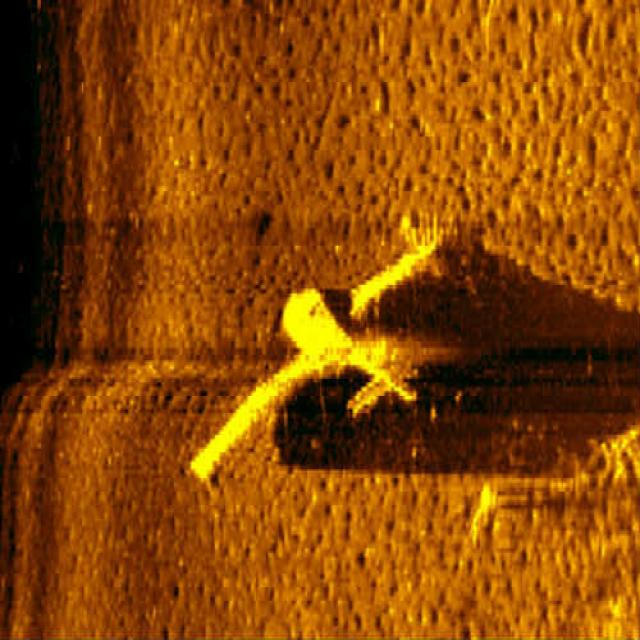
#> input picture sonar_app/samples/test_01_000002.jpg, 640 x 640 px; its folder holds only this picture in this run
$ python -i dataset.py   (imports and definitions only)
#> lines starting #> are read from the running program, lines starting #| are printed output that depends on the picture
#> further down, picture is the input picture: shape (640, 640, 3); mean B, G, R 5.1, 70.6, 137
"""
Side-scan sonar dataset + preprocessing.

Reads the Roboflow "sonar_detect" export (YOLO txt labels; boxes or polygons) in ../dtst2
and builds CenterNet targets. The same `preprocess_sonar` is used at train and inference
time so the model sees identical inputs:
  colour palette -> single-channel intensity (device/palette independent)
  -> median filter (speckle) -> CLAHE (gain / TVG normalisation) -> resize.
"""
import glob
import math
import os
import random

import cv2
import numpy as np
import torch
from torch.utils.data import Dataset

IMG_SIZE = 320
STRIDE = 8


def preprocess_sonar(img_bgr, size=IMG_SIZE):
    """Return (normalised float32 HxW in [0,1], uint8 enhanced image at original resolution)."""
#> called with size = 320
    if img_bgr.ndim == 3:
        gray = cv2.cvtColor(img_bgr, cv2.COLOR_BGR2GRAY)
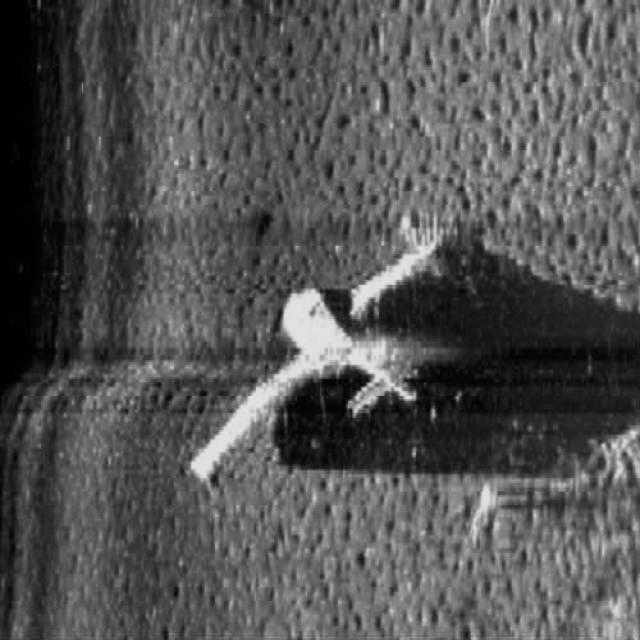
#> gray: shape (640, 640); min 0, max 232, mean 83
    else:
        gray = img_bgr
    den = cv2.medianBlur(gray, 3)
    clahe = cv2.createCLAHE(clipLimit=2.0, tileGridSize=(8, 8))
    enh = clahe.apply(den)
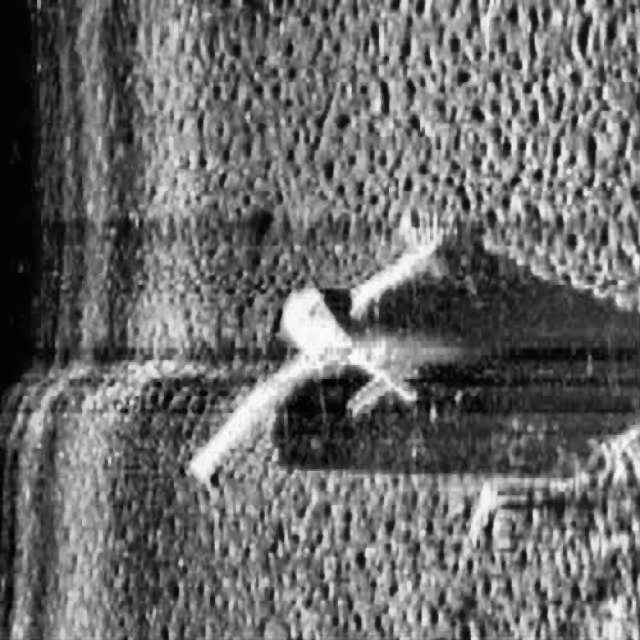
#> enh: shape (640, 640); min 1, max 253, mean 105.9
    small = cv2.resize(enh, (size, size), interpolation=cv2.INTER_AREA)
    return small.astype(np.float32) / 255.0, enh


# [39 lines left out: functions read_labels, gaussian_radius, draw_gaussian, not called in this run]


class SonarDetectionDataset(Dataset):
    # [5 lines left out: function __init__, not called in this run]

    def __len__(self):
        return len(self.images)

    def label_path(self, img_path):
        return os.path.join(self.root, self.split, "labels", os.path.splitext(os.path.basename(img_path))[0] + ".txt")

    # [70 lines left out: functions load, _augment, __getitem__, not called in this run]

>>> import cv2
>>> picture = cv2.imread('samples/test_01_000002.jpg')
>>> result = preprocess_sonar(picture)

$ run again, on sonar_app/samples/test_02_000021.jpg
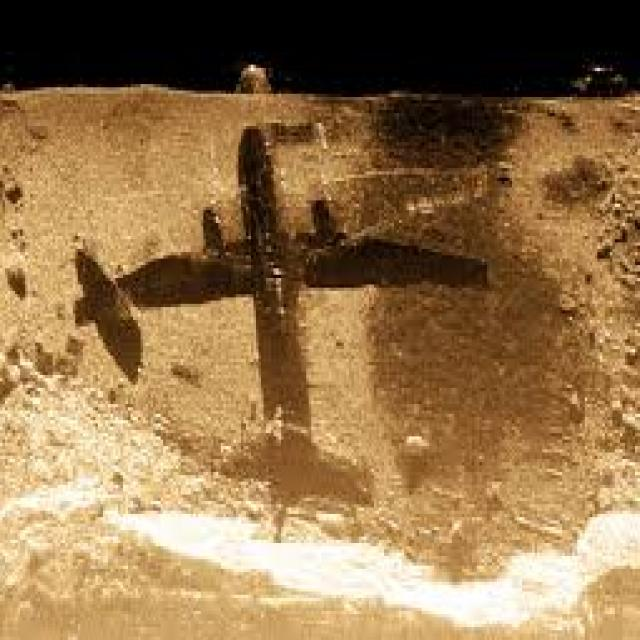
#> input picture sonar_app/samples/test_02_000021.jpg, 640 x 640 px
#> picture is the input picture: shape (640, 640, 3); mean B, G, R 75.7, 115.7, 147.1
#> in preprocess_sonar, `gray = cv2.cvtColor(img_bgr, cv2.COLOR_BGR2GRAY)`:
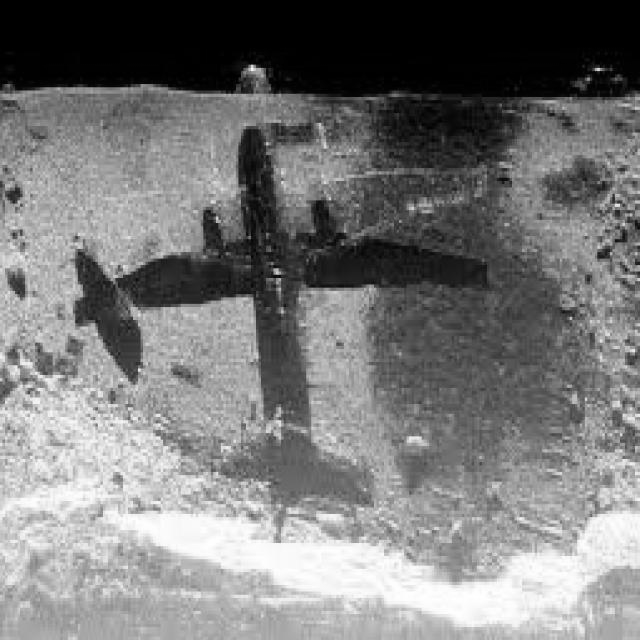
#> gray: shape (640, 640); min 0, max 255, mean 120.6
#> in preprocess_sonar, `enh = clahe.apply(den)`:
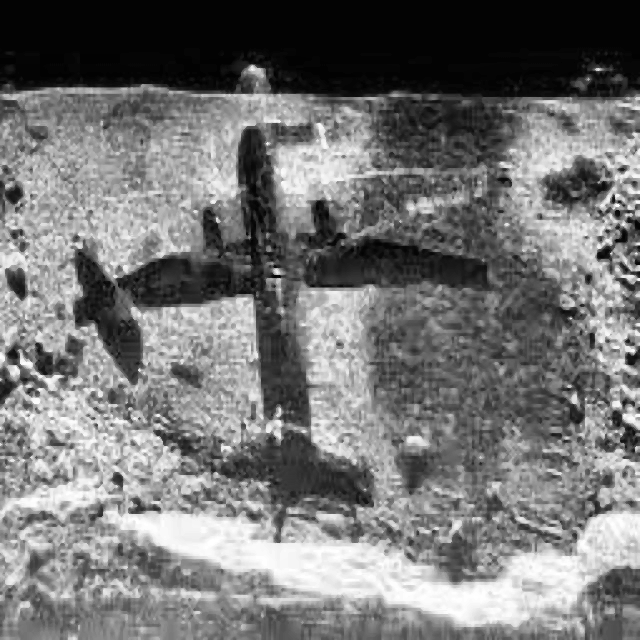
#> enh: shape (640, 640); min 1, max 255, mean 116.9

$ run again, on sonar_app/samples/test_03_000022.jpg
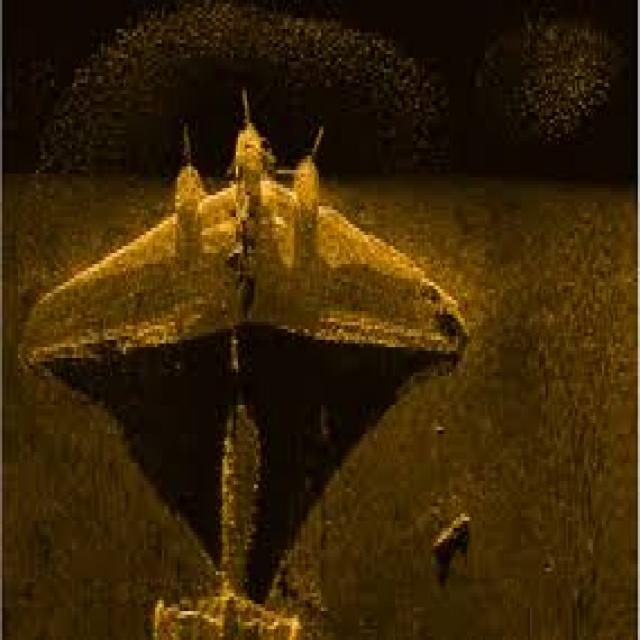
#> input picture sonar_app/samples/test_03_000022.jpg, 640 x 640 px
#> picture is the input picture: shape (640, 640, 3); mean B, G, R 6.6, 37.2, 57.7
#> in preprocess_sonar, `gray = cv2.cvtColor(img_bgr, cv2.COLOR_BGR2GRAY)`:
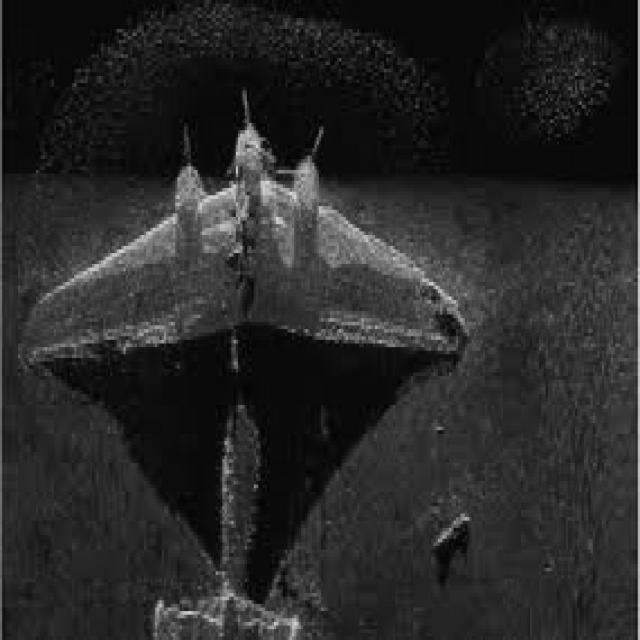
#> gray: shape (640, 640); min 0, max 218, mean 39.8
#> in preprocess_sonar, `enh = clahe.apply(den)`:
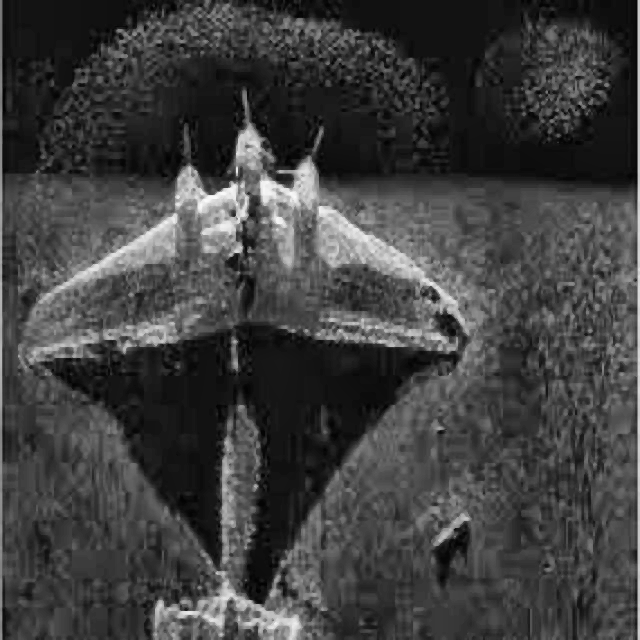
#> enh: shape (640, 640); min 1, max 250, mean 63.6

$ run again, on sonar_app/samples/test_04_000025.jpg
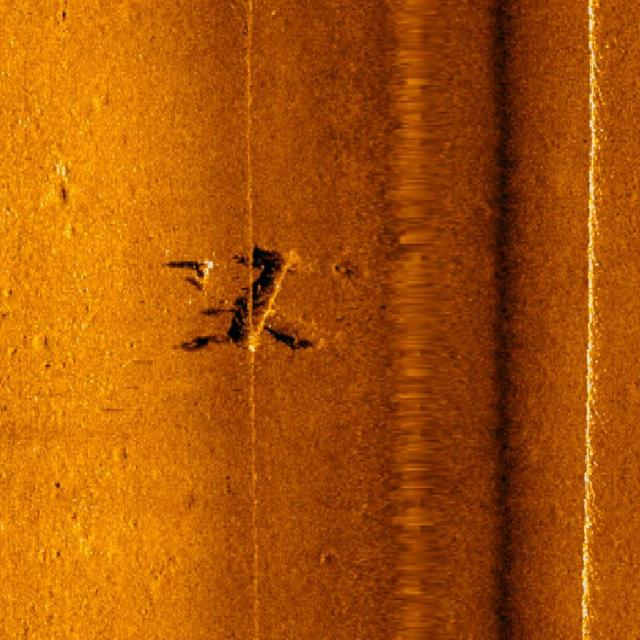
#> input picture sonar_app/samples/test_04_000025.jpg, 640 x 640 px
#> picture is the input picture: shape (640, 640, 3); mean B, G, R 6.7, 84.1, 170.7
#> in preprocess_sonar, `gray = cv2.cvtColor(img_bgr, cv2.COLOR_BGR2GRAY)`:
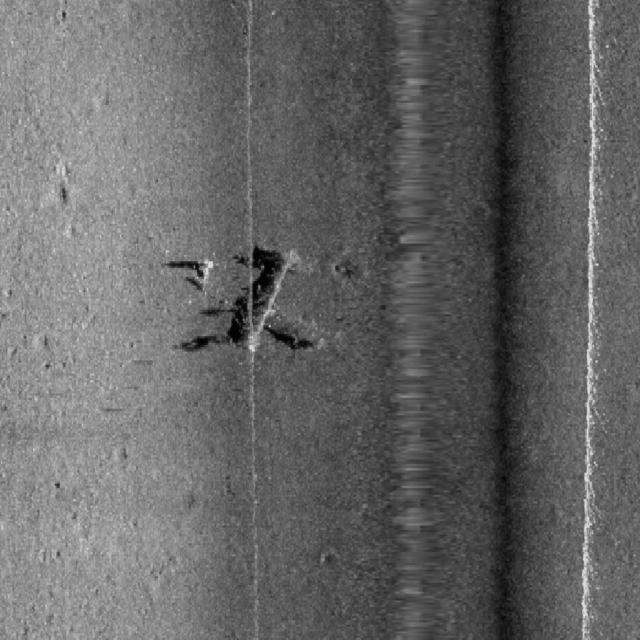
#> gray: shape (640, 640); min 0, max 231, mean 101.1
#> in preprocess_sonar, `enh = clahe.apply(den)`:
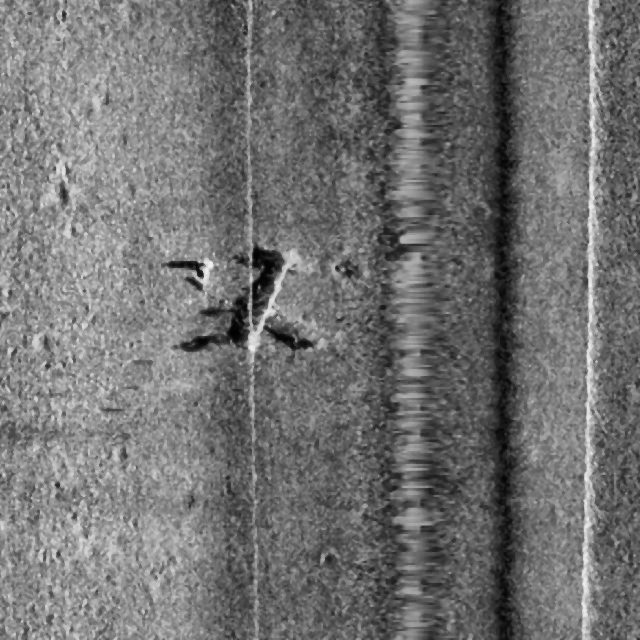
#> enh: shape (640, 640); min 2, max 241, mean 113.4
